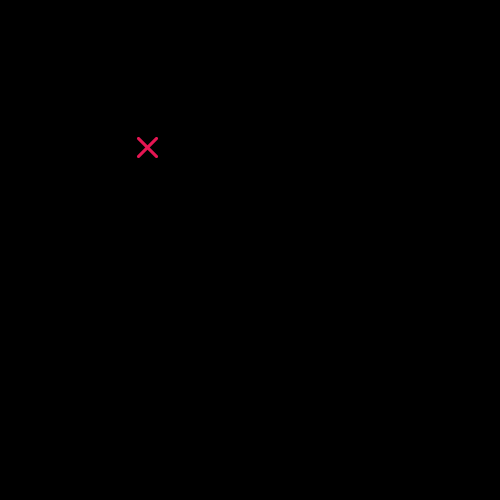
Frame 1 (no input)
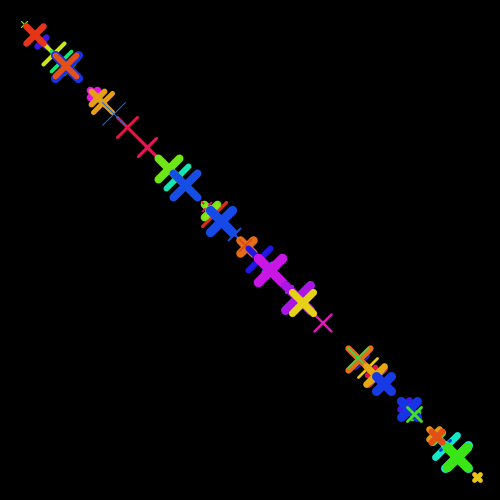
Frame 60 (the mouse pressed at the canvas centre just before this capture)
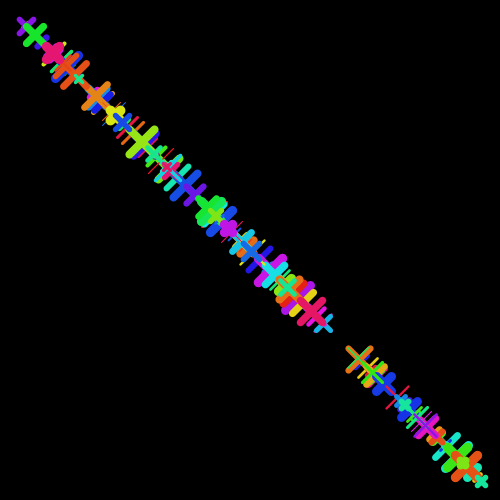
Frame 120 (the mouse held since frame 60 and released just before this capture)

The Processing sketch that drew these frames (run headless with seeded random() and noise(); from frame 60 on, the mouse is pressed at the canvas centre):

// Processing sketch: Martinez_Josue_7_funciones
// ── Martinez_Josue_7_funciones.pde
float largo = 50;
float x = 200;
float y = 200;
float inicio;
void setup() {
  size(500, 500);
  colorMode(HSB, 360, 100, 100);
  background(0);
}

void draw() {
  largo = random(5, 25);
  inicio = random(largo, width-largo);
  float colorActual = random(360);//Variable local
  float anchoLinea = random(1, 10);
  strokeWeight(anchoLinea);
  stroke(colorActual, 90, 90);
  dibujarX(inicio, largo);
}

/*Sobrecarga en función. Tener una función con el mismo nombre pero,
 que puede recibir distino número de argumetos.
 */
void dibujarX(float inicio, float largo) {
  line(inicio, inicio, inicio+largo, inicio+largo);
  line(inicio, inicio+largo, inicio+largo, inicio);
}

void dibujarX() {//conjugación de verbo en infinitivo | ar, er, ir
  //el punto en x, y donde comienza y otros 2 argumentos donde finaliza
  line(x, y, x+largo, y+largo);
  line(x, y+largo, x+largo, y);
}
